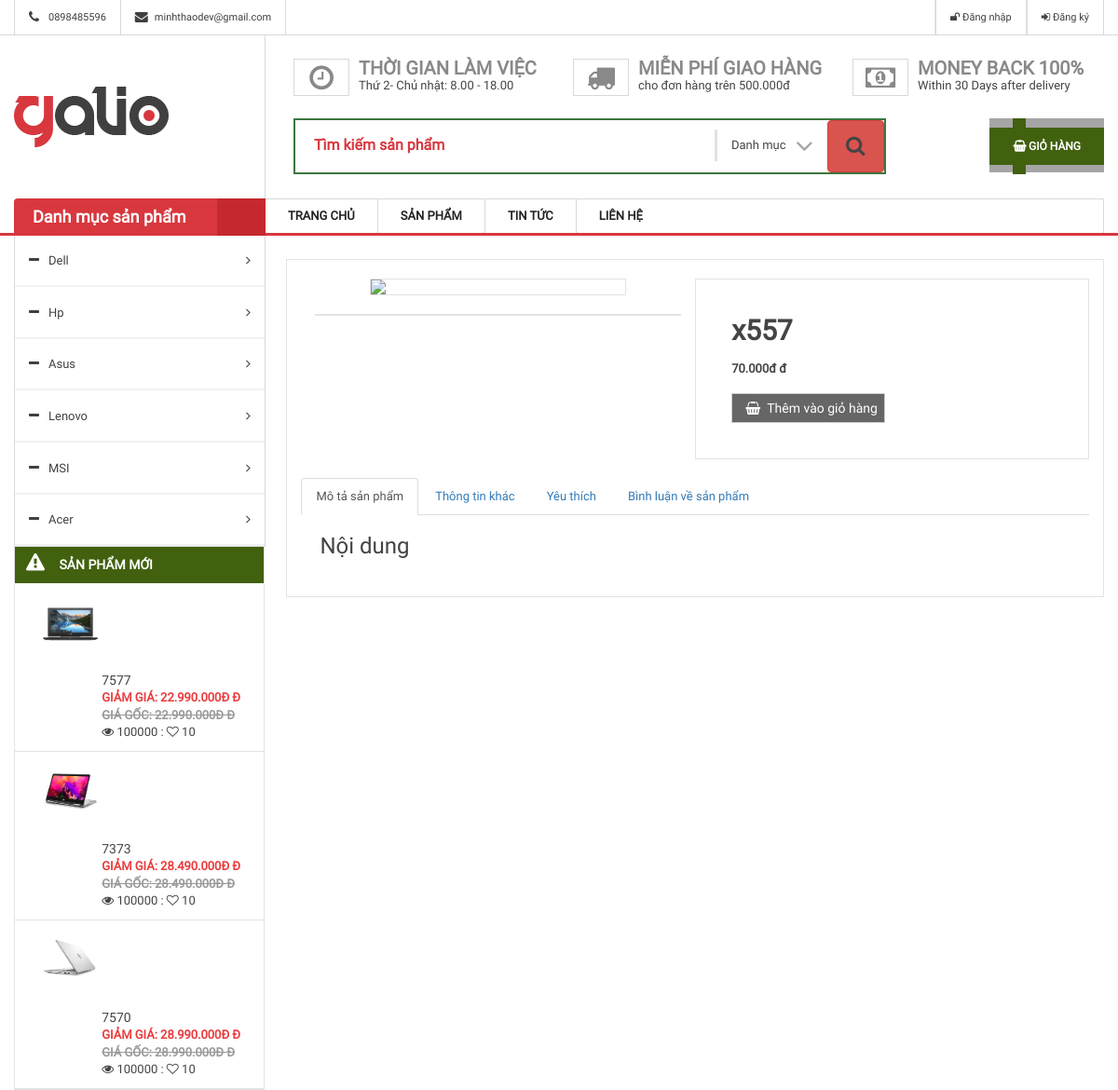
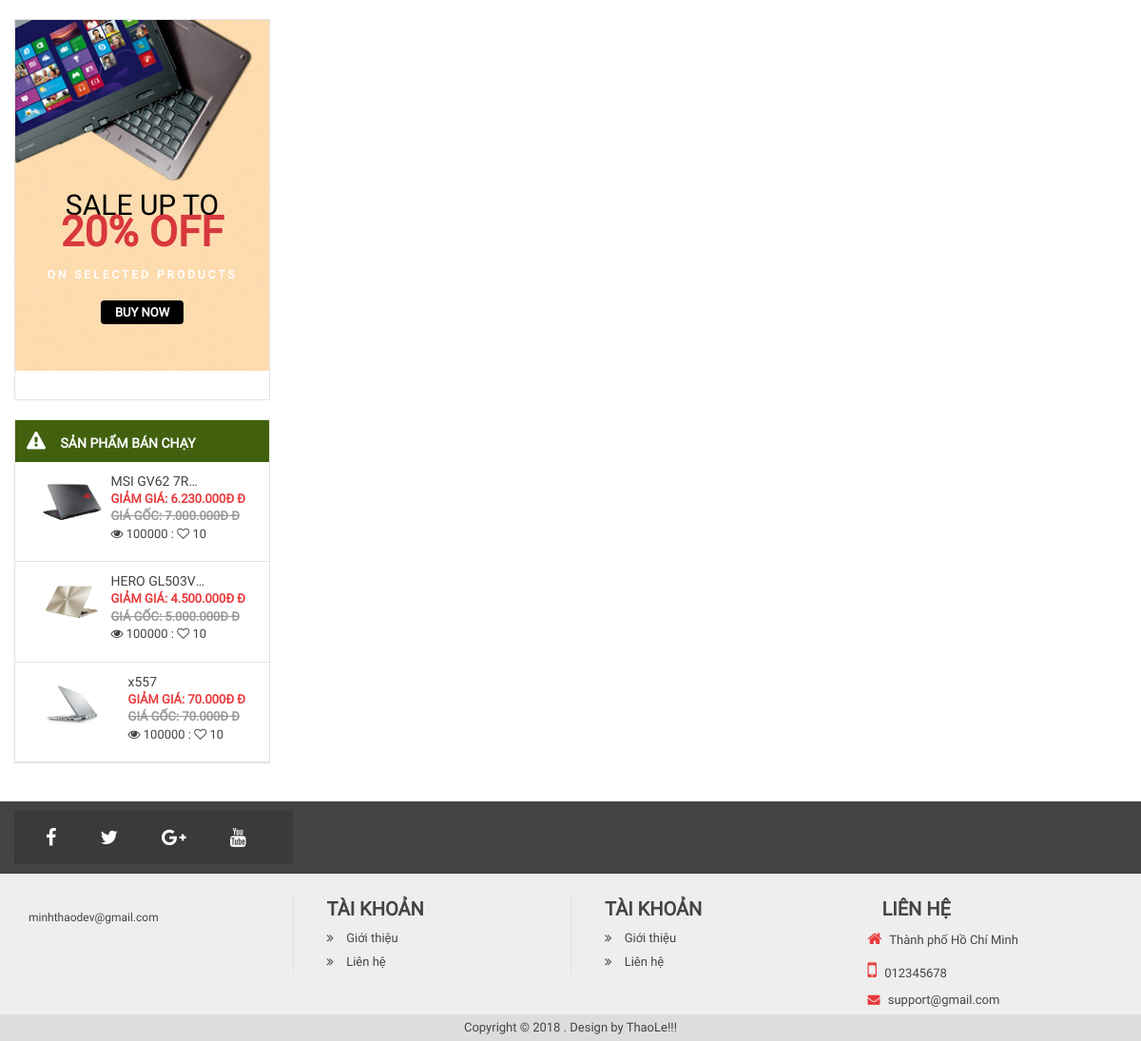
The page /chi-tiet-san-pham.php on the database its author committed (2 pictures, top to bottom).
### tables this page shows
CREATE TABLE `category` (
  `id` int(11) NOT NULL,
  `name` varchar(100) DEFAULT NULL,
  `slug` varchar(100) DEFAULT NULL,
  `image` varchar(100) DEFAULT NULL,
  `banner` varchar(100) DEFAULT NULL,
  `home` tinyint(4) DEFAULT '0',
  `status` tinyint(4) DEFAULT '1',
  `created_at` timestamp NULL DEFAULT CURRENT_TIMESTAMP,
  `updated_at` timestamp NULL DEFAULT CURRENT_TIMESTAMP ON UPDATE CURRENT_TIMESTAMP
);

CREATE TABLE `product` (
  `id` int(11) NOT NULL,
  `ma` varchar(100) DEFAULT NULL,
  `name` varchar(100) DEFAULT NULL,
  `slug` varchar(100) DEFAULT NULL,
  `price` int(11) DEFAULT NULL,
  `sale` tinyint(4) DEFAULT '0',
  `thunbar` varchar(100) DEFAULT NULL,
  `category_id` int(11) DEFAULT NULL,
  `content` text,
  `number` int(11) NOT NULL DEFAULT '0',
  `head` int(11) DEFAULT '0',
  `view` int(11) DEFAULT '0',
  `hot` tinyint(4) DEFAULT '0',
  `pay` int(11) DEFAULT '0',
  `created_at` timestamp NULL DEFAULT NULL,
  `updated_at` timestamp NULL DEFAULT NULL ON UPDATE CURRENT_TIMESTAMP
);

### chi-tiet-san-pham.php (the view, shortened to what the rows shown need)
<?php
    require_once __DIR__ ."/autoload/autoload.php";
    $id = intval(getInput('id'));
    $product = $db->fetchID("product", $id);
?>
<?php require_once __DIR__ ."/layouts/header.php"; ?>
            <div class="col-md-9 bor">
                        <section class="box-main1" >
                            <div class="col-md-6 bor" style="margin-top: 20px;padding: 30px;">
                               <ul id="right">
                                    <li><h3><?php echo $item['name'] ?></h3></li>
                                    <?php if($product['sale'] >0): ?>
                                    <li><p><strike class="sale"><?php echo formatPrice($item['price'])?> đ</strike> <b class="price"><?php echo formatpricesale($item['price'], $item['sale'])?> đ</b></p></li>
                                <?php  else : ?>
                                    <li><p><b><?php echo formatPrice($item['price'])?> đ</strike> <b class="price"></b></p></li>
                                        <?php endif ?>
                               </ul>
                            </div>
                        </section>
                    </div>
<?php require_once __DIR__ ."/layouts/footer.php"; ?>

### layouts/header.php (shortened to what the rows shown need)
<!DOCTYPE html>
<html>
    <head>
        <link href="public/frontend/css/bootstrap.min.css" rel="stylesheet">
        <link href="public/frontend/css/nivo-slider.css" rel="stylesheet">
        <link href="public/frontend/css/animate.css" rel="stylesheet">
        <link href="public/frontend/css/owl.carousel.css" rel="stylesheet">
        <link href="public/frontend/css/style2.css" rel="stylesheet">
        <link href="public/frontend/css/responsive.css" rel="stylesheet">
        <link rel="stylesheet" href="https://maxcdn.bootstrapcdn.com/font-awesome/4.4.0/css/font-awesome.min.css">
        <link rel="stylesheet" type="text/css" href="<?php echo base_url()?>public/frontend/css/font-awesome.min.css">
        <link rel="stylesheet" type="text/css" href="<?php echo base_url()?>public/frontend/css/bootstrap.min.css">
        <link rel="stylesheet" type="text/css" href="<?php echo base_url()?>public/frontend/css/slick.css"/>
        <link rel="stylesheet" type="text/css" href="<?php echo base_url()?>public/frontend/css/slick-theme.css"/>
        <link rel="stylesheet" type="text/css" href="<?php echo base_url()?>public/frontend/css/style.css">
    </head>
    <body>
        <div id="wrapper">
           <div class="header">
            <div class="header-bottom">
                <div class="container">
                    <div class="row">
                        <div class="col-md-9">
                            <div class="support-client">
                                <div class="row">
                                    <div class="col-sm-4">
                                        <div class="box-container time">
                                            <div class="box-inner">
                                                <h2>Thời gian làm việc</h2>
                                            </div>
                                        </div>
                                    </div>
                                    <div class="col-sm-4">
                                        <div class="box-container free-shipping">
                                            <div class="box-inner">
                                                <h2>Miễn phí giao hàng</h2>
                                            </div>
                                        </div>
                                    </div>
                                    <div class="col-sm-4">
                                        <div class="box-container money-back">
                                            <div class="box-inner">
                                                <h2>Money back 100%</h2>
                                            </div>
                                        </div>
                                    </div>
                                </div>
                            </div>
                        </div>
                    </div>
                    <div class="row">
                        <div class="col-md-3">
                            <div class="mega-container visible-lg visible-md">
                                <div class="navleft-container">
                                    <div class="mega-menu-category">
                                        <ul class="nav">
                                            <?php foreach($category as $item) :?>
                                            <li><a href="danh-muc-san-pham.php?id=<?php echo $item['id']?>"><?php echo $item['name']?></a></li>
                                    <?php endforeach;?>
                                        </ul>
                                    </div>
                                </div>
                            </div>
                        </div>
                    </div>
                </div>
            </div>
        </div>
            <div id="maincontent">
                <div class="container">
                    <div class="col-md-3  fixside" >
                        <div class="box-left box-menu">
                            <ul>
                                <?php foreach ($productNew as $item): ?>
                                    <li class="clearfix">
                                        <a href="">
                                            <img src="<?php echo uploads() ?>product/<?php echo $item['thunbar']?>" class="img-responsive pull-left" width="70" height="70">
                                            <div class="info pull-right">
                                                <p class="name"> <?php echo $item['name'] ?></p >
                                                <b class="price">Giảm giá: <?php echo formatpricesale($item['price'], $item['sale'])?> đ</b><br>
                                                <b class="sale">Giá gốc: <?php echo formatprice($item['price'])?> đ</b><br>
                                                <span class="view"><i class="fa fa-eye"></i> 100000 : <i class="fa fa-heart-o"></i> 10</span>
                                            </div>
                                        </a>
                                     </li>
                                <?php endforeach; ?>
                            </ul>
                        </div>
                        <div class="box-left box-menu">
                            <div class="banner-left"><a href="#"><img src="public/frontend/images/ads-01.jpg" alt=""></a>
                                <div class="banner-content">
                                    <h1>sale up to</h1>
                                    <h2>20% off</h2>
                                </div>
                            </div>
                         </div>
                        <div class="box-left box-menu">
                            <ul>
                                <?php foreach ($productPay as $item): ?>
                                    <li class="clearfix">
                                        <a href="">
                                            <img src="<?php echo uploads() ?>product/<?php echo $item['thunbar']?>" class="img-responsive pull-left" width="70" height="70">
                                            <div class="info pull-right">
                                                <p class="name"> <?php echo $item['name'] ?></p >
                                                <b class="price">Giảm giá: <?php echo formatpricesale($item['price'], $item['sale'])?> đ</b><br>
                                                <b class="sale">Giá gốc: <?php echo formatprice($item['price'])?> đ</b><br>
                                                <span class="view"><i class="fa fa-eye"></i> 100000 : <i class="fa fa-heart-o"></i> 10</span>
                                            </div>
                                        </a>
                                     </li>
                                <?php endforeach; ?>
                               </ul>
                        </div>
                    </div>

### rows shown on the page
category: name "Dell"
category: name "Hp"
category: name "Asus"
category: name "Lenovo"
category: name "MSI"
category: name "Acer"
product: thunbar (picture), name "7577", formatpricesale($item['price'], $item['sale']) "22.990.000Đ", price "22.990.000Đ"
product: thunbar (picture), name "7373", formatpricesale($item['price'], $item['sale']) "28.490.000Đ", price "28.490.000Đ"
product: thunbar (picture), name "7570", formatpricesale($item['price'], $item['sale']) "28.990.000Đ", price "28.990.000Đ"
product: thunbar (picture), name "MSI GV62 7R…", formatpricesale($item['price'], $item['sale']) "6.230.000Đ", price "7.000.000Đ"
product: thunbar (picture), name "HERO GL503V…", formatpricesale($item['price'], $item['sale']) "4.500.000Đ", price "5.000.000Đ"
product: thunbar (picture), name "x557", formatpricesale($item['price'], $item['sale']) "70.000Đ", price "70.000Đ", price "70.000đ"
